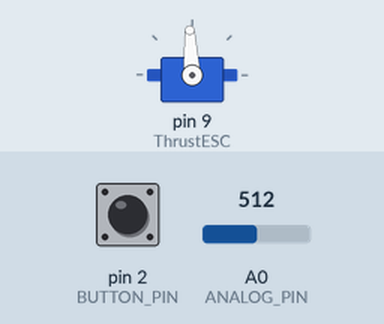
This sketch was run on a simulated Arduino Uno, built with avr-gcc and run on an emulated ATmega328P. On the bench: servo. The test bench sets the inputs (shaded band); at power-on: pin 2 (BUTTON_PIN) HIGH, A0 (ANALOG_PIN) = 512. What the sketch prints to the serial monitor is not drawn.

Above: at 1.2 s.
1.3 s: pin 2 (BUTTON_PIN) pulled LOW for 0.15 s
At 1.38 s:
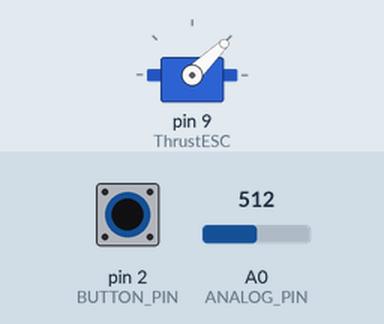
2.9 s: A0 (ANALOG_PIN) set to 716
At 3.3 s:
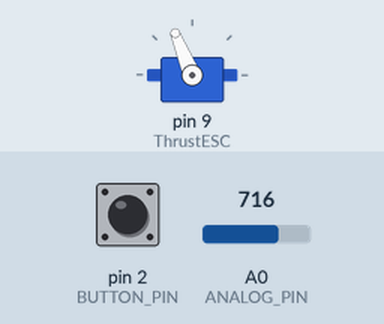
4.4 s: A0 (ANALOG_PIN) set to 900
At 5.6 s:
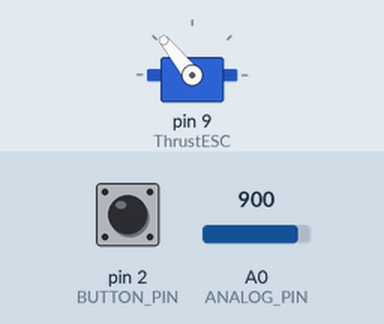
5.9 s: A0 (ANALOG_PIN) set to 1023
At 6.7 s:
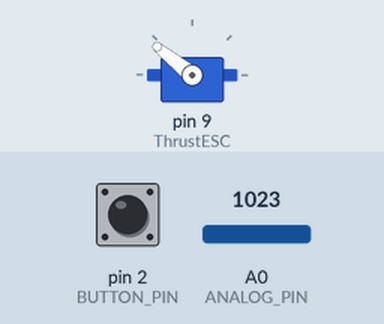
7.4 s: A0 (ANALOG_PIN) set to 306
At 7.9 s:
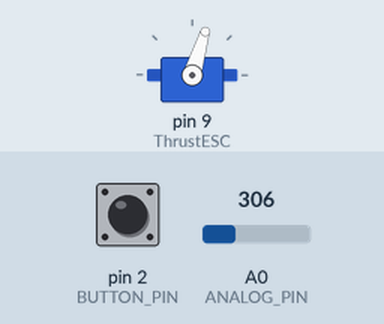
8.9 s: A0 (ANALOG_PIN) set to 511
At 10.3 s:
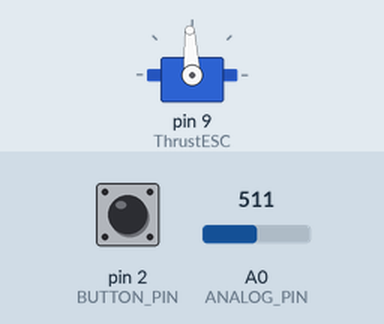
Timing chart, 0 to 11.4 s (numbered marks = the images above; inputs shaded):
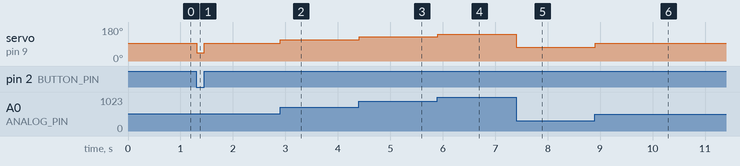

The sketch:

esc_program.ino
```cpp
//This code can be used for any purpose.

#include <Servo.h>

Servo ThrustESC;

// Button
int BUTTON_PIN = 2;
bool buttonPressed = false;

// Speed
int speed = 10;

// Potentiometer
const int ANALOG_PIN = A0;

/*
 * Recieve the interrupt, set the flag, and start the timer
 */
void
buttonInterrupt()
{
    Serial.println("Button Interrupt");
    buttonPressed = true;
    detachInterrupt(digitalPinToInterrupt(BUTTON_PIN));
}

void
setSpeed(int speed){
    speed = constrain(speed, 1000, 2000);
    Serial.println(speed);
    ThrustESC.writeMicroseconds(speed);
}

void
setup()
{

    // attach the ESC
    ThrustESC.attach(9);

    // Attach the button interrupt
    pinMode(BUTTON_PIN, INPUT_PULLUP);
    attachInterrupt(digitalPinToInterrupt(BUTTON_PIN), buttonInterrupt, LOW);

    Serial.begin(19200);
    Serial.println("Begin");

}

void
loop()
{
    speed = map(analogRead(ANALOG_PIN), 0, 1023, 1000, 2000);

    if (buttonPressed){
        buttonPressed = false;
        speed = 1000;
    }

    setSpeed(speed);

    attachInterrupt(digitalPinToInterrupt(BUTTON_PIN), buttonInterrupt, LOW);
}
```

Measured:
- after the input at 1.3 s, servo on pin 9 (ThrustESC): 93° → 44° at once, → 93° 0.14 s later
- after the input at 2.9 s, servo on pin 9 (ThrustESC): 93° → 112° at once
- after the input at 4.4 s, servo on pin 9 (ThrustESC): 112° → 129° at once
- after the input at 5.9 s, servo on pin 9 (ThrustESC): 129° → 141° at once
- after the input at 7.4 s, servo on pin 9 (ThrustESC): 141° → 73° at once
- after the input at 8.9 s, servo on pin 9 (ThrustESC): 73° → 93° at once
